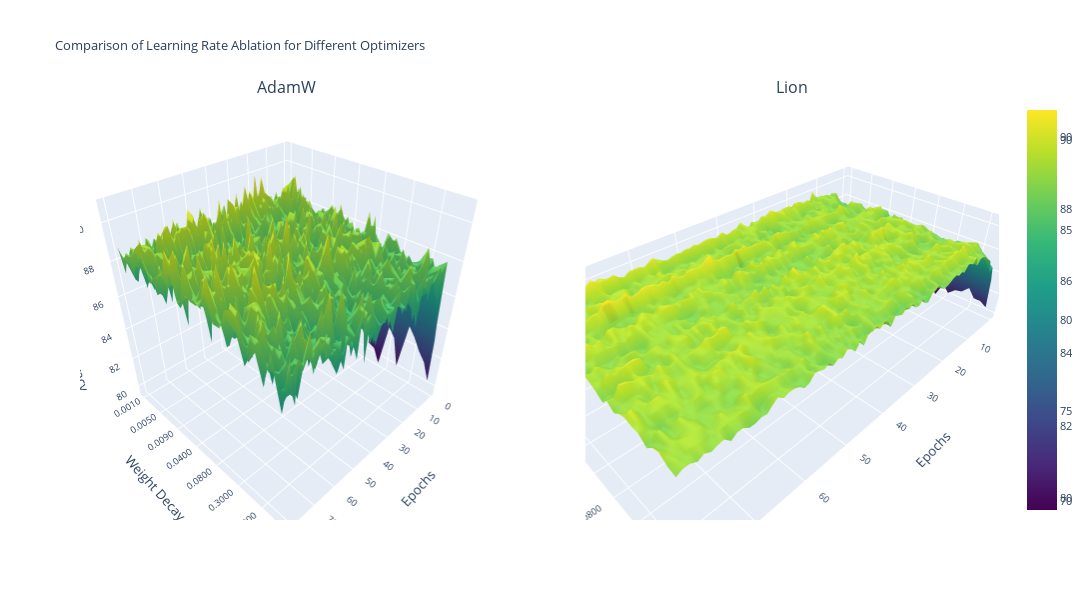

The notebook cell saved with this chart:
### Code cell
import json
import numpy as np
import plotly.graph_objs as go
from plotly.subplots import make_subplots

file_names = [
    "adamW_weightDecay_ablation_valid_accuracy.json",
    "lion_weightDecay_ablation_valid_accuracy.json",
]


# Create a subplot with 1 row and 2 columns
fig = make_subplots(rows=1, cols=2, subplot_titles=["AdamW", "Lion"], 
                    specs=[[{'type': 'surface'}, {'type': 'surface'}]])

for index, file_name in enumerate(file_names[:2]):  # Take the first two files for demonstration
    with open(file_name, 'r') as file:
        data = json.load(file)

    title_info = file_name.split("_")
    optimizer = title_info[0]
    metric = title_info[-2]

    accuracy_data = np.array([values for lr, values in data.items()])
    epochs = np.arange(1, len(accuracy_data[0]) + 1)
    learning_rates = np.array([f"{float(lr):.4f}" for lr in data.keys()])
    learning_rates = np.array([(str(lr)) for lr in learning_rates])

    trace = go.Surface(x=epochs, y=learning_rates, z=accuracy_data, colorscale='Viridis')

    # Add trace to subplot
    fig.add_trace(trace, row=1, col=index + 1)  # Add to the appropriate subplot

# Update layout for each subplot if needed
font_size = 10.5
fig.update_layout(
    title='Comparison of Learning Rate Ablation for Different Optimizers',
    titlefont=dict(size=font_size + 2),
    font=dict(size=font_size),
    height=600,  # You may need to adjust the height and width to fit all plots comfortably
    width=1300,
    scene=dict(
        xaxis_title='Epochs',
        yaxis_title='Weight Decay',
        zaxis_title='Validation Accuracy'
    ),
    scene2=dict(
        xaxis_title='Epochs',
        yaxis_title='Weight Decay',
        zaxis_title='Validation Accuracy'
    ),
    scene3=dict(
        xaxis_title='Epochs',
        yaxis_title='Weight Decay',
        zaxis_title='Validation Accuracy'
    )
)

# Display the interactive plot
fig.show()

### Figure 1 — Plotly figure (JSON) as saved in the notebook; plotly's stock layout.template omitted (floating-point values rounded to 4 significant figures; data arrays with more than 128 entries replaced by an {"elided": "..."} marker saying what was removed)
{"data": [{"colorscale": [[0, "#440154"], [0.1111, "#482878"], [0.2222, "#3e4989"], [0.3333, "#31688e"], [0.4444, "#26828e"], [0.5556, "#1f9e89"], [0.6667, "#35b779"], [0.7778, "#6ece58"], [0.8889, "#b5de2b"], [1, "#fde725"]], "scene": "scene", "type": "surface", "x": [1, 2, 3, 4, 5, 6, 7, 8, 9, 10, 11, 12, 13, 14, 15, 16, 17, 18, 19, 20, 21, 22, 23, 24, 25, 26, 27, 28, 29, 30, 31, 32, 33, 34, 35, 36, 37, 38, 39, 40, 41, 42, 43, 44, 45, 46, 47, 48, 49, 50, 51, 52, 53, 54, 55, 56, 57, 58, 59, 60, 61, 62, 63, 64, 65, 66, 67, 68, 69, 70, 71, 72, 73, 74, 75, 76, 77, 78, 79, 80], "y": ["0.0010", "0.0020", "0.0030", "0.0040", "0.0050", "0.0060", "0.0070", "0.0080", "0.0090", "0.0100", "0.0200", "0.0300", "0.0400", "0.0500", "0.0600", "0.0700", "0.0800", "0.0900", "0.1000", "0.2000", "0.3000", "0.4000", "0.5000", "0.6000", "0.7000", "0.8000", "0.9000", "1.0000"], "z": {"elided": "28x80 float values"}}, {"colorscale": [[0, "#440154"], [0.1111, "#482878"], [0.2222, "#3e4989"], [0.3333, "#31688e"], [0.4444, "#26828e"], [0.5556, "#1f9e89"], [0.6667, "#35b779"], [0.7778, "#6ece58"], [0.8889, "#b5de2b"], [1, "#fde725"]], "scene": "scene2", "type": "surface", "x": [1, 2, 3, 4, 5, 6, 7, 8, 9, 10, 11, 12, 13, 14, 15, 16, 17, 18, 19, 20, 21, 22, 23, 24, 25, 26, 27, 28, 29, 30, 31, 32, 33, 34, 35, 36, 37, 38, 39, 40, 41, 42, 43, 44, 45, 46, 47, 48, 49, 50, 51, 52, 53, 54, 55, 56, 57, 58, 59, 60, 61, 62, 63, 64, 65, 66, 67, 68, 69, 70, 71, 72, 73, 74, 75, 76, 77, 78, 79, 80], "y": ["0.0010", "0.0020", "0.0030", "0.0040", "0.0050", "0.0060", "0.0070", "0.0080", "0.0090", "0.0100", "0.0200", "0.0300", "0.0400", "0.0500", "0.0600", "0.0700", "0.0800", "0.0900", "0.1000", "0.2000", "0.3000", "0.4000", "0.5000", "0.6000", "0.7000", "0.8000", "0.9000", "1.0000"], "z": {"elided": "28x80 float values"}}], "layout": {"annotations": [{"font": {"size": 16}, "showarrow": false, "text": "AdamW", "x": 0.225, "xanchor": "center", "xref": "paper", "y": 1, "yanchor": "bottom", "yref": "paper"}, {"font": {"size": 16}, "showarrow": false, "text": "Lion", "x": 0.775, "xanchor": "center", "xref": "paper", "y": 1, "yanchor": "bottom", "yref": "paper"}], "font": {"size": 10.5}, "height": 600, "scene": {"domain": {"x": [0, 0.45], "y": [0, 1]}, "xaxis": {"title": {"text": "Epochs"}}, "yaxis": {"title": {"text": "Weight Decay"}}, "zaxis": {"title": {"text": "Validation Accuracy"}}}, "scene2": {"domain": {"x": [0.55, 1], "y": [0, 1]}, "xaxis": {"title": {"text": "Epochs"}}, "yaxis": {"title": {"text": "Weight Decay"}}, "zaxis": {"title": {"text": "Validation Accuracy"}}}, "scene3": {"xaxis": {"title": {"text": "Epochs"}}, "yaxis": {"title": {"text": "Weight Decay"}}, "zaxis": {"title": {"text": "Validation Accuracy"}}}, "title": {"font": {"size": 12.5}, "text": "Comparison of Learning Rate Ablation for Different Optimizers"}, "width": 1300}}
